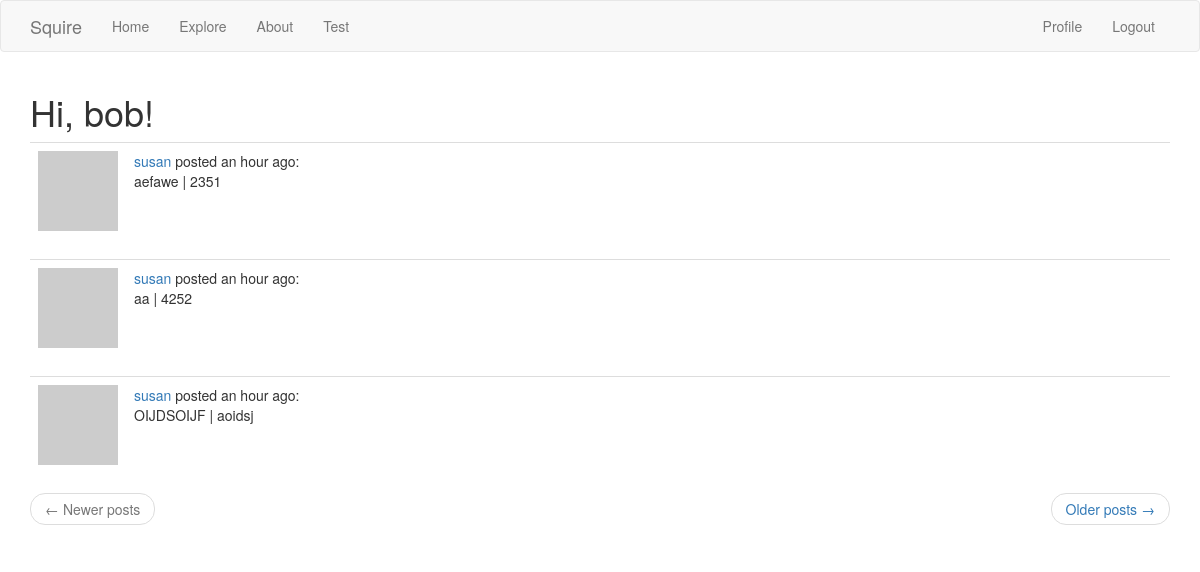
The page /index (signed in) on the database its author committed.
### app/models.py (models this page shows, shortened)
class User(UserMixin, db.Model):
    id = db.Column(db.Integer, primary_key=True)
    username = db.Column(db.String(64), index=True, unique=True)
    email = db.Column(db.String(120), index=True, unique=True)
    password_hash = db.Column(db.String(128))
    scores = db.relationship('Score', backref='author', lazy='dynamic')
    about_me = db.Column(db.String(140))
    last_seen = db.Column(db.DateTime, default=datetime.utcnow)
    followed = db.relationship(
        'User', secondary=followers,
        primaryjoin=(followers.c.follower_id == id),
        secondaryjoin=(followers.c.followed_id == id),
        backref=db.backref('followers', lazy='dynamic'), lazy='dynamic')
    def avatar(self, size):
        digest = md5(self.email.lower().encode('utf-8')).hexdigest()
        return 'https://www.gravatar.com/avatar/{}?d=identicon&s={}'.format(digest, size)
    def followed_scores(self):
        followed = Score.query.join(
            followers, (followers.c.followed_id == Score.user_id)).filter(
                followers.c.follower_id == self.id)
        own = Score.query.filter_by(user_id=self.id)
        return followed.union(own).order_by(Score.timestamp.desc())

class Score(db.Model):
    id = db.Column(db.Integer, primary_key=True)
    testname = db.Column(db.String(140))
    score = db.Column(db.String(140))
    timestamp = db.Column(db.DateTime, index=True, default=datetime.utcnow)
    user_id = db.Column(db.Integer, db.ForeignKey('user.id'))

### app/routes.py (the view)
@app.route('/')
@app.route('/index')
@login_required
def index():
    page = request.args.get('page', 1, type=int)
    scores = current_user.followed_scores().paginate(
        page, app.config['POSTS_PER_PAGE'], False)
    next_url = url_for('index', page=scores.next_num) \
        if scores.has_next else None
    prev_url = url_for('index', page=scores.prev_num) \
        if scores.has_prev else None
    return render_template('index.html', title='Home',
                           scores=scores.items, next_url=next_url,
                           prev_url=prev_url)

### app/models.py (called while the page is built)
@login.user_loader
def load_user(id):
    return User.query.get(int(id))

### app/routes.py (called while the page is built)
@app.before_request
def before_request():
    if current_user.is_authenticated:
        current_user.last_seen = datetime.utcnow()
        db.session.commit()

### app/templates/index.html
{% extends "base.html" %}
{% block app_content %}
    <h1>Hi, {{ current_user.username }}!</h1>
    {% for score in scores %}
    	{% include '_post.html' %}
    {% endfor %}
    <nav aria-label="...">
        <ul class="pager">
            <li class="previous{% if not prev_url %} disabled{% endif %}">
                <a href="{{ prev_url or '#' }}">
                    <span aria-hidden="true">&larr;</span> Newer posts
                </a>
            </li>
            <li class="next{% if not next_url %} disabled{% endif %}">
                <a href="{{ next_url or '#' }}">
                    Older posts <span aria-hidden="true">&rarr;</span>
                </a>
            </li>
        </ul>
    </nav>
{% endblock %}

### app/templates/_post.html
<table class="table table-hover">
    <tr>
        <td width="70px">
            <a href="{{ url_for('user', username=score.author.username) }}">
                <img src="{{ score.author.avatar(70) }}" />
            </a>
        </td>
        <td>
            <a href="{{ url_for('user', username=score.author.username) }}">
                {{ score.author.username }}
            </a> posted {{ moment(score.timestamp).fromNow() }}:
            <br>
            {{ score.testname }} | {{ score.score }}
        </td>
    </tr>
</table>

### rows shown on the page
User: username "bob"
Score: author.username "susan", timestamp "an hour ago", testname "aefawe", score "2351"
Score: author.username "susan", timestamp "an hour ago", testname "aa", score "4252"
Score: author.username "susan", timestamp "an hour ago", testname "OIJDSOIJF", score "aoidsj"
